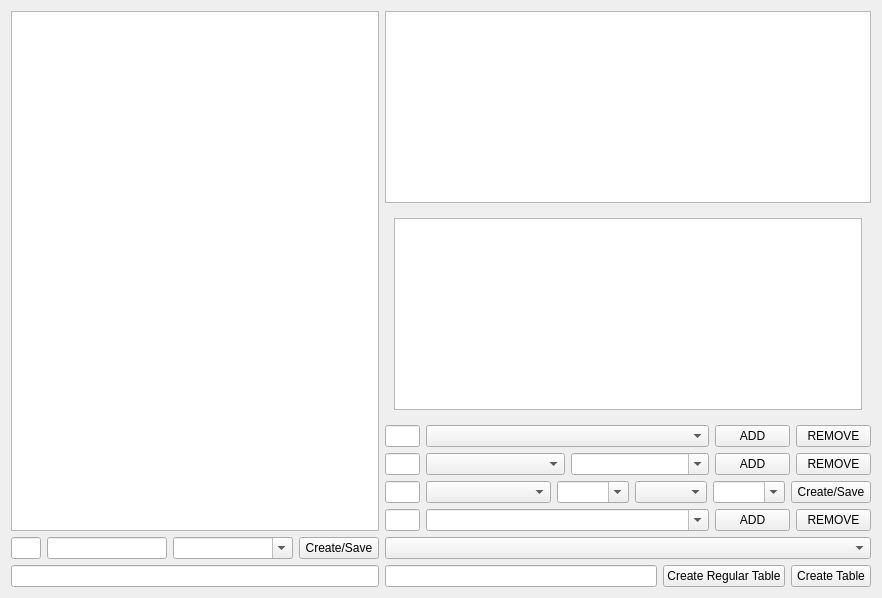
         <widget class="QWidget" name="tab_8">
          <attribute name="title">
           <string>Attribute Table</string>
          </attribute>
          <layout class="QHBoxLayout" name="horizontalLayout_29">
           <item>
            <layout class="QVBoxLayout" name="verticalLayout_19">
             <item>
              <widget class="QListView" name="lstAttributeTable"/>
             </item>
             <item>
              <layout class="QHBoxLayout" name="horizontalLayout_28">
               <item>
                <widget class="QLineEdit" name="txtmstrattr">
                 <property name="minimumSize">
                  <size>
                   <width>30</width>
                   <height>0</height>
                  </size>
                 </property>
                 <property name="maximumSize">
                  <size>
                   <width>30</width>
                   <height>16777215</height>
                  </size>
                 </property>
                </widget>
               </item>
               <item>
                <widget class="QLineEdit" name="txtAttrTable">
                 <property name="minimumSize">
                  <size>
                   <width>120</width>
                   <height>0</height>
                  </size>
                 </property>
                </widget>
               </item>
               <item>
                <widget class="QComboBox" name="cmbAttrReference">
                 <property name="minimumSize">
                  <size>
                   <width>120</width>
                   <height>0</height>
                  </size>
                 </property>
                 <property name="editable">
                  <bool>true</bool>
                 </property>
                </widget>
               </item>
               <item>
                <widget class="QPushButton" name="cmdcsAttr">
                 <property name="text">
                  <string>Create/Save</string>
                 </property>
                </widget>
               </item>
              </layout>
             </item>
             <item>
              <widget class="QLineEdit" name="txtAttrDescr"/>
             </item>
            </layout>
           </item>
           <item>
            <layout class="QVBoxLayout" name="verticalLayout_18">
             <item>
              <widget class="QTableView" name="tblAttributeTable">
               <property name="sortingEnabled">
                <bool>true</bool>
               </property>
              </widget>
             </item>
             <item>
              <widget class="QStackedWidget" name="stackedWidget">
               <property name="currentIndex">
                <number>0</number>
               </property>
               <widget class="QWidget" name="page">
                <layout class="QHBoxLayout" name="horizontalLayout_3">
                 <item>
                  <widget class="QTableView" name="tblAttributeTable1"/>
                 </item>
                </layout>
               </widget>
               <widget class="QWidget" name="page_2">
                <layout class="QHBoxLayout" name="horizontalLayout_6">
                 <item>
                  <widget class="QTableView" name="tblAttributeTable2"/>
                 </item>
                </layout>
               </widget>
              </widget>
             </item>
             <item>
              <layout class="QHBoxLayout" name="horizontalLayout_31">
               <item>
                <widget class="QLineEdit" name="txtAttrID_3">
                 <property name="maximumSize">
                  <size>
                   <width>35</width>
                   <height>16777215</height>
                  </size>
                 </property>
                </widget>
               </item>
               <item>
                <widget class="QComboBox" name="cmbbasetable">
                 <property name="minimumSize">
                  <size>
                   <width>125</width>
                   <height>0</height>
                  </size>
                 </property>
                </widget>
               </item>
               <item>
                <widget class="QPushButton" name="cmdAttAddBaseTable">
                 <property name="maximumSize">
                  <size>
                   <width>75</width>
                   <height>16777215</height>
                  </size>
                 </property>
                 <property name="text">
                  <string>ADD</string>
                 </property>
                </widget>
               </item>
               <item>
                <widget class="QPushButton" name="cmdAttRemoveBaseTable">
                 <property name="maximumSize">
                  <size>
                   <width>75</width>
                   <height>16777215</height>
                  </size>
                 </property>
                 <property name="text">
                  <string>REMOVE</string>
                 </property>
                </widget>
               </item>
              </layout>
             </item>
             <item>
              <layout class="QHBoxLayout" name="horizontalLayout_30">
               <item>
                <widget class="QLineEdit" name="txtAttrID_2">
                 <property name="maximumSize">
                  <size>
                   <width>35</width>
                   <height>16777215</height>
                  </size>
                 </property>
                </widget>
               </item>
               <item>
                <widget class="QComboBox" name="cmbLOLAttrReferenceList">
                 <property name="minimumSize">
                  <size>
                   <width>125</width>
                   <height>0</height>
                  </size>
                 </property>
                </widget>
               </item>
               <item>
                <widget class="QComboBox" name="cmbLOLAttrTitleReference">
                 <property name="editable">
                  <bool>true</bool>
                 </property>
                </widget>
               </item>
               <item>
                <widget class="QPushButton" name="cmdcsLOLAttrItem">
                 <property name="maximumSize">
                  <size>
                   <width>75</width>
                   <height>16777215</height>
                  </size>
                 </property>
                 <property name="text">
                  <string>ADD</string>
                 </property>
                </widget>
               </item>
               <item>
                <widget class="QPushButton" name="cmdRemoveLolAttrItem">
                 <property name="maximumSize">
                  <size>
                   <width>75</width>
                   <height>16777215</height>
                  </size>
                 </property>
                 <property name="text">
                  <string>REMOVE</string>
                 </property>
                </widget>
               </item>
              </layout>
             </item>
             <item>
              <layout class="QHBoxLayout" name="horizontalLayout_20">
               <item>
                <widget class="QLineEdit" name="txtAttrID">
                 <property name="maximumSize">
                  <size>
                   <width>35</width>
                   <height>16777215</height>
                  </size>
                 </property>
                </widget>
               </item>
               <item>
                <widget class="QComboBox" name="cmbAttrReferenceList">
                 <property name="minimumSize">
                  <size>
                   <width>125</width>
                   <height>0</height>
                  </size>
                 </property>
                </widget>
               </item>
               <item>
                <widget class="QComboBox" name="cmbAttrTitleReference">
                 <property name="editable">
                  <bool>true</bool>
                 </property>
                </widget>
               </item>
               <item>
                <widget class="QComboBox" name="cmbAttrDataType"/>
               </item>
               <item>
                <widget class="QComboBox" name="cmbAttrDefaultItem">
                 <property name="editable">
                  <bool>true</bool>
                 </property>
                </widget>
               </item>
               <item>
                <layout class="QVBoxLayout" name="verticalLayout_17">
                 <item>
                  <widget class="QPushButton" name="cmdcsAttrItem">
                   <property name="text">
                    <string>Create/Save</string>
                   </property>
                  </widget>
                 </item>
                </layout>
               </item>
              </layout>
             </item>
             <item>
              <layout class="QHBoxLayout" name="horizontalLayout_33">
               <item>
                <widget class="QLineEdit" name="txtAttrID_4">
                 <property name="maximumSize">
                  <size>
                   <width>35</width>
                   <height>16777215</height>
                  </size>
                 </property>
                </widget>
               </item>
               <item>
                <widget class="QComboBox" name="cmbReferenceList">
                 <property name="minimumSize">
                  <size>
                   <width>125</width>
                   <height>0</height>
                  </size>
                 </property>
                 <property name="editable">
                  <bool>true</bool>
                 </property>
                </widget>
               </item>
               <item>
                <widget class="QPushButton" name="cmdAddAttRef">
                 <property name="maximumSize">
                  <size>
                   <width>75</width>
                   <height>16777215</height>
                  </size>
                 </property>
                 <property name="text">
                  <string>ADD</string>
                 </property>
                </widget>
               </item>
               <item>
                <widget class="QPushButton" name="cmdAttRemoveRef">
                 <property name="maximumSize">
                  <size>
                   <width>75</width>
                   <height>16777215</height>
                  </size>
                 </property>
                 <property name="text">
                  <string>REMOVE</string>
                 </property>
                </widget>
               </item>
              </layout>
             </item>
             <item>
              <widget class="QComboBox" name="cmbDatabase"/>
             </item>
             <item>
              <layout class="QHBoxLayout" name="horizontalLayout_32">
               <item>
                <widget class="QLineEdit" name="txtAttrTableName"/>
               </item>
               <item>
                <widget class="QPushButton" name="cmdCreateAttRegTable">
                 <property name="text">
                  <string>Create Regular Table</string>
                 </property>
                </widget>
               </item>
               <item>
                <widget class="QPushButton" name="cmdCreateAttTable">
                 <property name="text">
                  <string>Create Table</string>
                 </property>
                </widget>
               </item>
              </layout>
             </item>
            </layout>
           </item>
          </layout>
         </widget>
